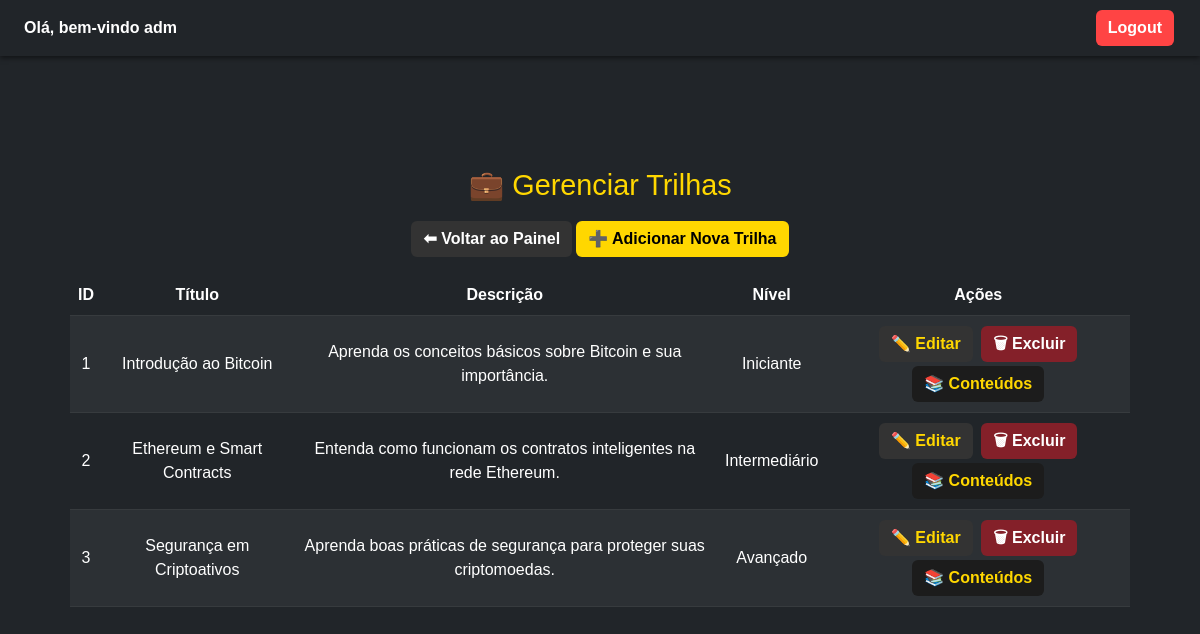
Screenshot of /admin/trilhas (signed in) with the database file from the repository.
### tables this page shows
CREATE TABLE usuarios (
    id INTEGER PRIMARY KEY AUTOINCREMENT,
        nome TEXT NOT NULL,
            email TEXT UNIQUE NOT NULL,
                senha TEXT NOT NULL
                , is_admin INTEGER DEFAULT 0);

CREATE TABLE trilhas (
    id INTEGER PRIMARY KEY AUTOINCREMENT,
        titulo TEXT NOT NULL,
            descricao TEXT NOT NULL
            , nivel TEXT DEFAULT 'Iniciante');

### app.py (the view)
@app.route("/admin/trilhas")
def admin_trilhas():
    if not is_admin(): return redirect(url_for("login"))
    conn = get_db_connection()
    trilhas = conn.execute("SELECT * FROM trilhas").fetchall()
    conn.close()
    return render_template("admin_trilhas.html", trilhas=trilhas)

### app.py (called while the page is built)
def get_db_connection():
    conn = sqlite3.connect(DATABASE)
    conn.row_factory = sqlite3.Row
    return conn

def get_usuario_logado():
    if "usuario_id" in session:
        conn = get_db_connection()
        user = conn.execute("SELECT * FROM usuarios WHERE id = ?", (session["usuario_id"],)).fetchone()
        conn.close()
        return user
    return None

def is_admin():
    user = get_usuario_logado()
    return user and user["is_admin"] == 1

@app.context_processor
def inject_user():
    usuario = None
    if "usuario_id" in session:
        conn = get_db_connection()  # sua função para conectar ao SQLite
        usuario = conn.execute("SELECT * FROM usuarios WHERE id = ?", (session["usuario_id"],)).fetchone()
        conn.close()
    return dict(usuario=usuario)

### templates/admin_trilhas.html (shortened to what this page needs)
{% extends "base.html" %}
{% block top_bar %}
<div class="top-bar bg-dark text-white d-flex justify-content-between align-items-center p-2">
    <div class="user-info ms-3">
        Olá, bem-vindo {{ usuario.nome if usuario else '' }}
    </div>
    <div class="top-bar-buttons me-3">
        <a href="{{ url_for('logout') }}" class="btn btn-danger btn-sm">Logout</a>
    </div>
</div>
{% endblock %}
{% block content %}
<div class="container mt-5">
    <h2 class="mb-3" style="color:#FFD700;">💼 Gerenciar Trilhas</h2>
    <div class="d-flex justify-content-between align-items-center mb-3">
        <a href="{{ url_for('admin_dashboard') }}" class="btn voltar-btn">⬅ Voltar ao Painel</a>
        <a href="{{ url_for('admin_trilhas_adicionar') }}" class="btn adicionar-btn">➕ Adicionar Nova Trilha</a>
    </div>
    <table class="table table-dark table-striped align-middle">
        <thead>
            <tr>
                <th>ID</th>
                <th>Título</th>
                <th>Descrição</th>
                <th>Nível</th>
                <th class="text-center">Ações</th>
            </tr>
        </thead>
        <tbody>
        {% for t in trilhas %}
            <tr>
                <td>{{ t.id }}</td>
                <td>{{ t.titulo }}</td>
                <td>{{ t.descricao }}</td>
                <td>{{ t.nivel }}</td>
                <td class="text-center">
                    <a href="{{ url_for('admin_trilhas_editar', id=t.id) }}" class="btn btn-sm editar-btn">✏️ Editar</a>
                    <a href="{{ url_for('admin_trilhas_excluir', id=t.id) }}"
                       class="btn btn-sm excluir-btn"
                       onclick="return confirm('Tem certeza que deseja excluir esta trilha e seus conteúdos?')">🗑 Excluir</a>
                    <a href="{{ url_for('admin_conteudos_trilha', trilha_id=t.id) }}" class="btn btn-sm conteudos-btn">📚 Conteúdos</a>
                </td>
            </tr>
        {% endfor %}
        </tbody>
    </table>
</div>
{% endblock %}

### static/style.css (style rules this page uses)
body { background-color: #121212; color: #e0e0e0; font-family: Arial, sans-serif; margin: 0; padding: 0; }
.container { display: flex; flex-direction: column; align-items: center; justify-content: flex-start; min-height: 100vh; text-align: center; padding: 20px; }
h2 { font-size: 1.8em; color: #FFD700; margin-bottom: 15px; }
.top-bar { display: flex; justify-content: space-between; align-items: center; background-color: #1e1e1e; padding: 10px 20px; color: #ffd700; font-weight: bold; box-shadow: 0 2px 5px rgba(0,0,0,0.5); position: sticky; top: 0; z-index: 1000; }
.user-info { display: flex; align-items: center; gap: 15px; }
.btn { text-decoration: none; background-color: #FFC300; color: #121212; padding: 6px 15px; border-radius: 8px; font-weight: bold; font-size: 1em; transition: background-color 0.3s, color 0.3s; display: inline-block; cursor: pointer; border: none; }
.btn.btn-danger { background-color: #FF4444; color: #fff; }

### templates/admin_trilhas.html (style rules this page uses)
.adicionar-btn { background-color: #FFD700; color: #000; font-weight: bold; text-decoration: none; border-radius: 8px; padding: 8px 14px; }
.voltar-btn { background-color: #333; color: #fff; border-radius: 8px; padding: 8px 14px; text-decoration: none; }
.editar-btn { background-color: #333; color: #FFD700; border: none; }
.excluir-btn { background-color: #842029; color: #fff; border: none; }
.conteudos-btn { background-color: #1c1c1c; color: #FFD700; border: none; }
.btn { padding: 6px 12px; border-radius: 6px; margin: 2px; }

### rows the page displays
usuarios: nome "adm"
trilhas: id "1", titulo "Introdução ao Bitcoin", descricao "Aprenda os conceitos básicos sobre Bitcoin e sua importância.", nivel "Iniciante"
trilhas: id "2", titulo "Ethereum e Smart Contracts", descricao "Entenda como funcionam os contratos inteligentes na rede Ethereum.", nivel "Intermediário"
trilhas: id "3", titulo "Segurança em Criptoativos", descricao "Aprenda boas práticas de segurança para proteger suas criptomoedas.", nivel "Avançado"
